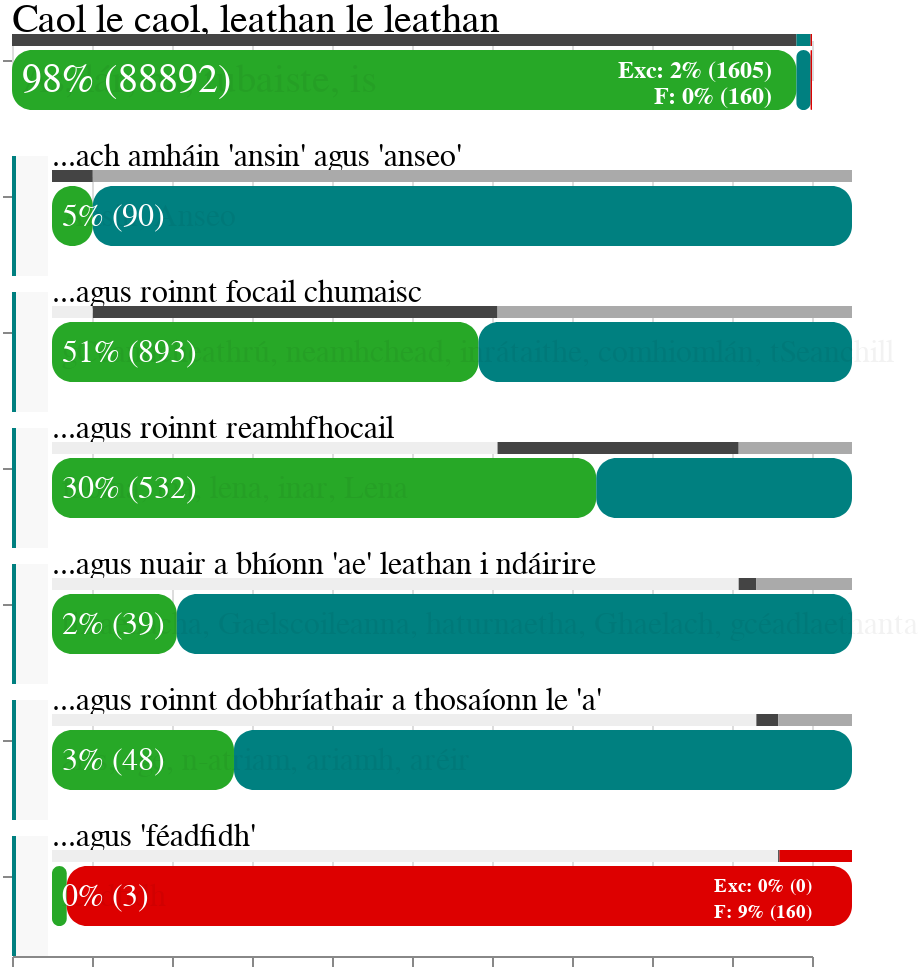

Source (notebook cell):
### Code cell
from altair import vegalite

vegalite.display.VegaLite._validate = lambda self: True
vegalite.display.VegaLite(ad)

### Figure 1 — Vega-Lite specification as saved in the notebook (floating-point values rounded to 4 significant figures)
{"config": {"view": {"continuousWidth": 400, "continuousHeight": 300, "strokeOpacity": 0}, "font": "League Spartan", "range": {"category": ["#008080", "#aaaaaa", "#dd0000", "#eeeeee", "#444444"]}}, "data": {"name": "data-5022a735f9a1164d27174259071ee7b4"}, "facet": {"row": {"field": "name", "header": {"labels": false}, "sort": {"field": "ix"}, "title": null, "type": "nominal"}}, "spec": {"layer": [{"mark": {"type": "text", "align": "left", "dx": -200, "fontSize": {"expr": "(1 - 0.2 * datum.level_0) * 20"}, "xOffset": {"expr": "datum.level_0 * 20"}, "yOffset": -20}, "encoding": {"text": {"field": "name", "type": "nominal"}}}, {"mark": {"type": "bar", "height": 6, "xOffset": {"expr": "datum.level_0 * 20"}, "yOffset": -10}, "encoding": {"color": {"field": "color_key", "legend": null, "type": "nominal"}, "order": {"field": "split", "type": "quantitative"}, "x": {"axis": {"labels": false, "title": null}, "field": "value", "stack": "normalize", "type": "quantitative"}, "y": {"axis": {"labels": false, "title": null}, "field": "variable", "sort": ["offset", "tick", "excepted", "fail"], "type": "nominal"}}, "transform": [{"fold": ["offset", "tick", "excepted", "fail"]}, {"calculate": "indexof(['offset', 'tick', 'excepted', 'fail'], datum.key)", "as": "split"}, {"calculate": "datum.final && datum.key == \"fail\" ? \"fail_all\" : datum.key", "as": "color_key"}]}, {"mark": {"type": "rect", "color": "#f8f8f8", "height": 60, "x": 0, "x2": {"expr": "datum.level_0 * 20 * 0.9"}, "yOffset": 20}}, {"mark": {"type": "rect", "color": "#008080", "height": 60, "x": 0, "x2": {"expr": "datum.level_0 * 20 * 0.1"}, "yOffset": 20}}, {"layer": [{"mark": {"type": "rect", "cornerRadius": 10, "cursor": "pointer", "height": 30, "x2Offset": {"expr": "datum.level_0 * 20"}, "xOffset": {"expr": "datum.level_0 * 20"}, "yOffset": 20}, "encoding": {"color": {"condition": {"value": "#eeeeee", "selection": "selector208"}, "value": "#27a827"}, "x": {"datum": 0}, "x2": {"field": "tick_norm", "type": "quantitative"}}, "selection": {"selector208": {"type": "single", "empty": "none"}}}, {"mark": {"type": "rect", "cornerRadius": 10, "cursor": "auto", "height": 30, "x2Offset": {"expr": "datum.level_0 * 20"}, "xOffset": {"expr": "datum.level_0 * 20"}, "yOffset": 20}, "encoding": {"color": {"condition": {"value": "#eeeeee", "selection": "selector208"}, "value": "#008080"}, "x": {"field": "pass_norm", "type": "quantitative"}, "x2": {"field": "tick_norm", "type": "quantitative"}}}, {"mark": {"type": "rect", "cornerRadius": 10, "cursor": "auto", "height": 30, "x2Offset": {"expr": "datum.level_0 * 20"}, "xOffset": {"expr": "datum.level_0 * 20"}, "yOffset": 20}, "encoding": {"color": {"condition": {"value": "#eeeeee", "selection": "selector208"}, "value": "#008080"}, "x": {"field": "pass_norm", "type": "quantitative"}, "x2": {"datum": 1}}, "transform": [{"filter": "(!datum.final)"}]}, {"mark": {"type": "rect", "cornerRadius": 10, "cursor": "pointer", "height": 30, "x2Offset": {"expr": "datum.level_0 * 20"}, "xOffset": {"expr": "datum.level_0 * 20"}, "yOffset": 20}, "encoding": {"color": {"condition": {"value": "#eeeeee", "selection": "selector209"}, "value": "#dd0000"}, "x": {"field": "pass_norm", "type": "quantitative"}, "x2": {"datum": 1}}, "selection": {"selector209": {"type": "single", "empty": "none"}}, "transform": [{"filter": "datum.final"}]}, {"mark": {"type": "text", "align": "left", "dx": -200, "fontSize": {"expr": "(1 - 0.2 * datum.level_0) * 20"}, "xOffset": {"expr": "datum.level_0 * 20 + 5"}, "yOffset": 10}, "encoding": {"opacity": {"condition": {"value": 0.9, "selection": "selector208"}, "value": 0.05}, "text": {"field": "joined_samples", "type": "nominal"}}, "transform": [{"calculate": "join(datum.samples, \", \")", "as": "joined_samples"}]}, {"mark": {"type": "text", "align": "left", "color": "white", "dx": -200, "fontSize": {"expr": "(1 - 0.2 * datum.level_0) * 20"}, "text": {"expr": "round(datum.tick * 100 / datum.total) + \"% (\" + datum.tick + \")\""}, "xOffset": {"expr": "datum.level_0 * 20 + 5"}, "yOffset": 10}, "encoding": {"opacity": {"condition": {"value": 0, "selection": "selector208"}, "value": 1}}}, {"mark": {"type": "text", "align": "left", "color": "red", "dx": -200, "fontSize": 15, "fontWeight": "bold", "xOffset": {"expr": "datum.level_0 * 20 + 20"}, "yOffset": 30}, "encoding": {"opacity": {"condition": {"value": 0.9, "selection": "selector208"}, "value": 0.0}, "text": {"field": "joined_samples", "type": "nominal"}}, "transform": [{"filter": "datum.final"}, {"calculate": "\"...\" + join(datum.samples_fail, \", \")", "as": "joined_samples"}]}, {"mark": {"type": "text", "align": "right", "color": "white", "dx": -200, "fontSize": {"expr": "(1 - 0.2 * datum.level_0) * 12"}, "fontWeight": "bold", "text": {"expr": "\"Exc: \" + round(datum.excepted * 100 / datum.total) + \"% (\" + datum.excepted + \")\""}, "xOffset": {"expr": "datum.level_0 * 20 + 380"}, "yOffset": 5}, "encoding": {"opacity": {"condition": {"value": 0, "selection": "selector208"}, "value": 1}}, "transform": [{"filter": "datum.final"}]}, {"mark": {"type": "text", "align": "right", "color": "white", "dx": -200, "fontSize": {"expr": "(1 - 0.2 * datum.level_0) * 12"}, "fontWeight": "bold", "text": {"expr": "\"F: \" + round(datum.fail * 100 / datum.total) + \"% (\" + datum.fail + \")\""}, "xOffset": {"expr": "datum.level_0 * 20 + 380"}, "yOffset": 18}, "encoding": {"opacity": {"condition": {"value": 0, "selection": "selector208"}, "value": 1}}, "transform": [{"filter": "datum.final"}]}]}], "transform": [{"calculate": "datum.pass + datum.fail", "as": "used"}, {"calculate": "datum.excepted / datum.used", "as": "excepted_norm"}, {"calculate": "datum.pass / datum.used", "as": "pass_norm"}, {"calculate": "datum.tick / datum.used", "as": "tick_norm"}, {"calculate": "datum.fail / datum.used", "as": "fail_norm"}]}, "padding": 0, "spacing": 0, "$schema": "https://vega.github.io/schema/vega-lite/v4.17.0.json", "datasets": {"data-5022a735f9a1164d27174259071ee7b4": [{"level_0": 0, "level_1": 0, "pass": 90497, "tick": 88892, "fail": 160, "samples": ["As", "lár", "na", "tubaiste", "is"], "samples_fail": ["biro", "agena", "Bordcheantair", "Bhordcheantar", "tsecoind"], "offset": 0, "excepted": 1605, "name": "Caol le caol, leathan le leathan", "total": 90657, "final": true}, {"level_0": 1, "level_1": 0, "pass": 90, "tick": 90, "fail": 1675, "samples": ["Ansin", "Anseo"], "samples_fail": ["gCeanncheathrú", "faoina", "neamhchead", "ina", "thraenacha"], "offset": 0, "excepted": 0, "name": "...ach amháin 'ansin' agus 'anseo'", "total": 1765, "final": false}, {"level_0": 1, "level_1": 1, "pass": 893, "tick": 893, "fail": 782, "samples": ["gCeanncheathrú", "neamhchead", "inrátaithe", "comhiomlán", "tSeanchill"], "samples_fail": ["faoina", "ina", "thraenacha", "arís", "lena"], "offset": 90, "excepted": 0, "name": "...agus roinnt focail chumaisc", "total": 1765, "final": false}, {"level_0": 1, "level_1": 2, "pass": 532, "tick": 532, "fail": 250, "samples": ["faoina", "ina", "lena", "inar", "Lena"], "samples_fail": ["thraenacha", "arís", "biro", "age", "agena"], "offset": 983, "excepted": 0, "name": "...agus roinnt reamhfhocail", "total": 1765, "final": false}, {"level_0": 1, "level_1": 3, "pass": 39, "tick": 39, "fail": 211, "samples": ["thraenacha", "Gaelscoileanna", "haturnaetha", "Ghaelach", "gcéadlaethanta"], "samples_fail": ["arís", "biro", "age", "agena", "Bordcheantair"], "offset": 1515, "excepted": 0, "name": "...agus nuair a bhíonn 'ae' leathan i ndáirire", "total": 1765, "final": false}, {"level_0": 1, "level_1": 4, "pass": 48, "tick": 48, "fail": 163, "samples": ["arís", "age", "n-atriam", "ariamh", "aréir"], "samples_fail": ["biro", "agena", "Bordcheantair", "Bhordcheantar", "tsecoind"], "offset": 1554, "excepted": 0, "name": "...agus roinnt dobhríathair a thosaíonn le 'a'", "total": 1765, "final": false}, {"level_0": 1, "level_1": 5, "pass": 3, "tick": 3, "fail": 160, "samples": ["féadfidh"], "samples_fail": ["biro", "agena", "Bordcheantair", "Bhordcheantar", "tsecoind"], "offset": 1602, "excepted": 0, "name": "...agus 'féadfidh'", "total": 1765, "final": true}]}}
